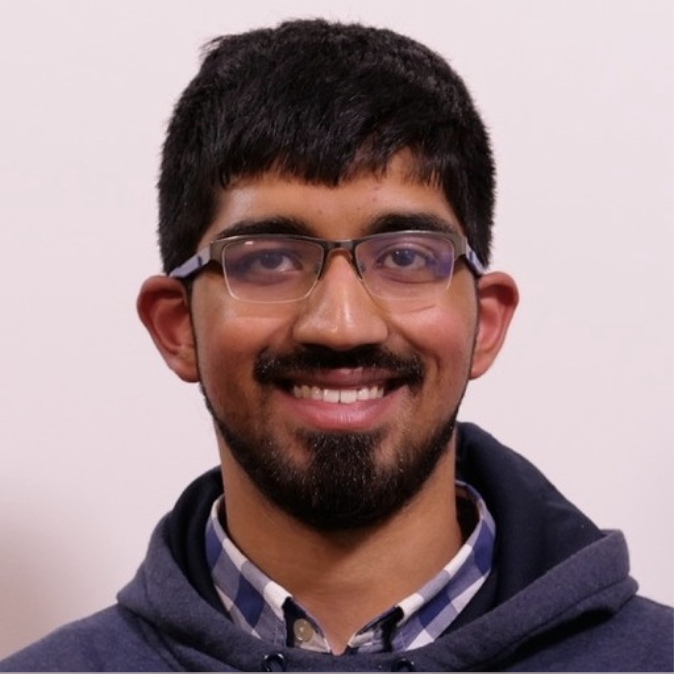
#> input picture static/mugshot.png, 674 x 674 px
$ python joining_images.py
#> lines starting #> are read from the running program, lines starting #| are printed output that depends on the picture
import cv2
import numpy as np

# Chapter 6 - Joining images
# useful for when you are working with LOTS of images

'''
The  following function is copied from the website of Murtaza Hassan:
https://www.murtazahassan.com/learn-opencv-in-3-hours-chapter-6/
'''


def stack_images(scale, img_array):
    """
    This function handles joining images and offers two main improvements
    over the opencv built-in methods:
        1. Images can be resized
        2. Images do not need to have the same number of "channels"
            (either both being RGB, or both being black and white)

    Thanks to these improvements, the function is able to construct joined
    images in both the horizontal and vertical directions.

    """
    rows = len(img_array)
    cols = len(img_array[0])
    rows_available = isinstance(img_array[0], list)
    width = img_array[0][0].shape[1]
    height = img_array[0][0].shape[0]
    if rows_available is True:
        for x in range(rows):
            for y in range(cols):
                if img_array[x][y].shape[:2] == img_array[0][0].shape[:2]:
                    img_array[x][y] = cv2.resize(img_array[x][y],
                                                 (0, 0), None, scale, scale)
                else:
                    img_array[x][y] = cv2.resize(img_array[x][y],
                                                 (img_array[0][0].shape[1],
                                                 img_array[0][0].shape[0]),
                                                 None, scale, scale)
                if len(img_array[x][y].shape) == 2:
                    img_array[x][y] = cv2.cvtColor(img_array[x][y],
                                                   cv2.COLOR_GRAY2BGR)
        img_blank = np.zeros((height, width, 3), np.uint8)
        hor = [img_blank] * rows
        hor_con = [img_blank] * rows
        for x in range(0, rows):
            hor[x] = np.hstack(img_array[x])
        ver = np.vstack(hor)
    else:
        for x in range(0, rows):
            if img_array[x].shape[:2] == img_array[0].shape[:2]:
                img_array[x] = cv2.resize(img_array[x],
                                          (0, 0), None, scale, scale)
            else:
                img_array[x] = cv2.resize(img_array[x], (img_array[0].shape[1],
                                          img_array[0].shape[0]), None, scale,
                                          scale)
            if len(img_array[x].shape) == 2:
                img_array[x] = cv2.cvtColor(img_array[x], cv2.COLOR_GRAY2BGR)
        hor = np.hstack(img_array)
        ver = hor
    return ver


if __name__ == '__main__':
    img = cv2.imread("static/mugshot.png")
#> img is the input picture: shape (674, 674, 3); mean B, G, R 134.8, 131.7, 153

    # create a horizontal stack
    # img_hor = np.hstack((img, img))
    # create a vertical stack
    # img_ver = np.vstack((img, img))

    # joining using the custom function above
    img_gray = cv2.cvtColor(img, cv2.COLOR_BGR2GRAY)  # converts RBG to B&W
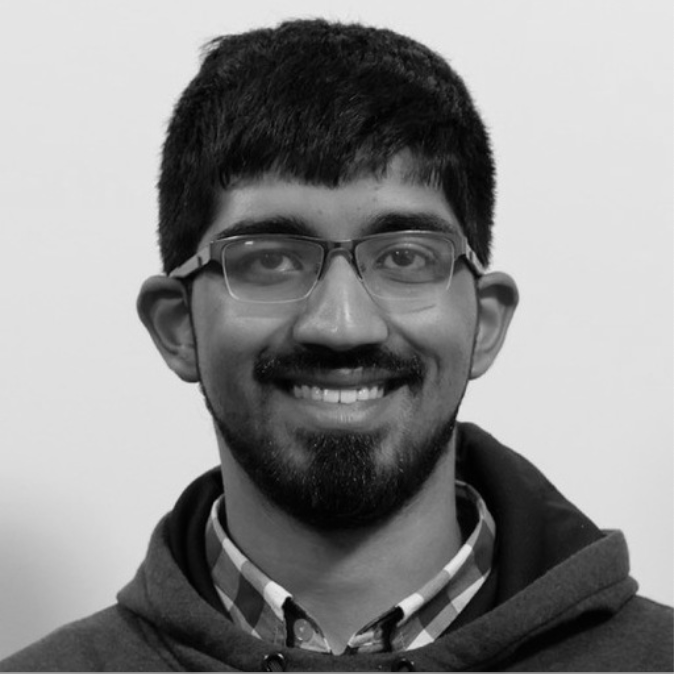
#> img_gray: shape (674, 674); min 0, max 236, mean 138.4
    img_stack = stack_images(0.5, ([img, img_gray, img],  # hor and ver stack
                                   [img, img, img]))  # must be square matrix
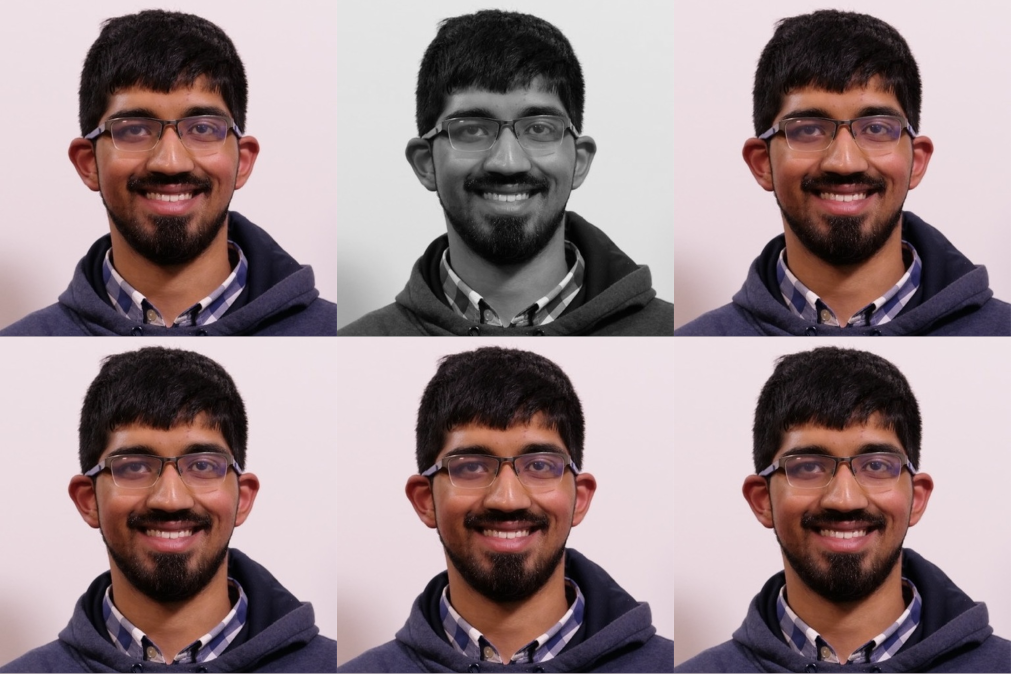
#> img_stack: shape (674, 1011, 3); mean B, G, R 135.5, 132.9, 150.7

    # Show the images
    # cv2.imshow("Horizontal", img_hor)
    # cv2.imshow("Vertical", img_ver)
    cv2.imshow("Image Stack", img_stack)

    cv2.waitKey(100000)

$ run again, with static/kaaba.png copied over static/mugshot.png
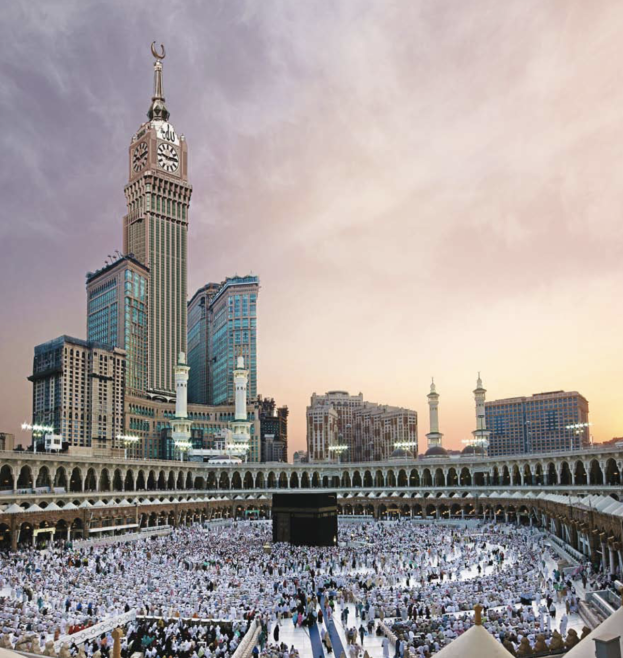
#> input picture static/kaaba.png, 1246 x 1316 px (shown at 1/2 size)
#> img is the input picture: shape (1316, 1246, 3); mean B, G, R 155.3, 156.2, 164.3
#> `img_gray = cv2.cvtColor(img, cv2.COLOR_BGR2GRAY)`:
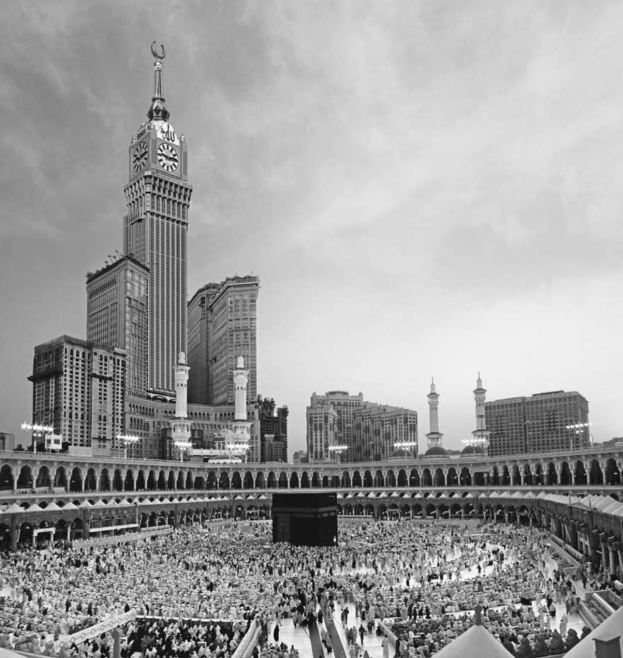
#> img_gray: shape (1316, 1246) (shown at 1/2 size); min 3, max 255, mean 158.5
#> `img_stack = stack_images(0.5, ([img, img_gray, img],`:
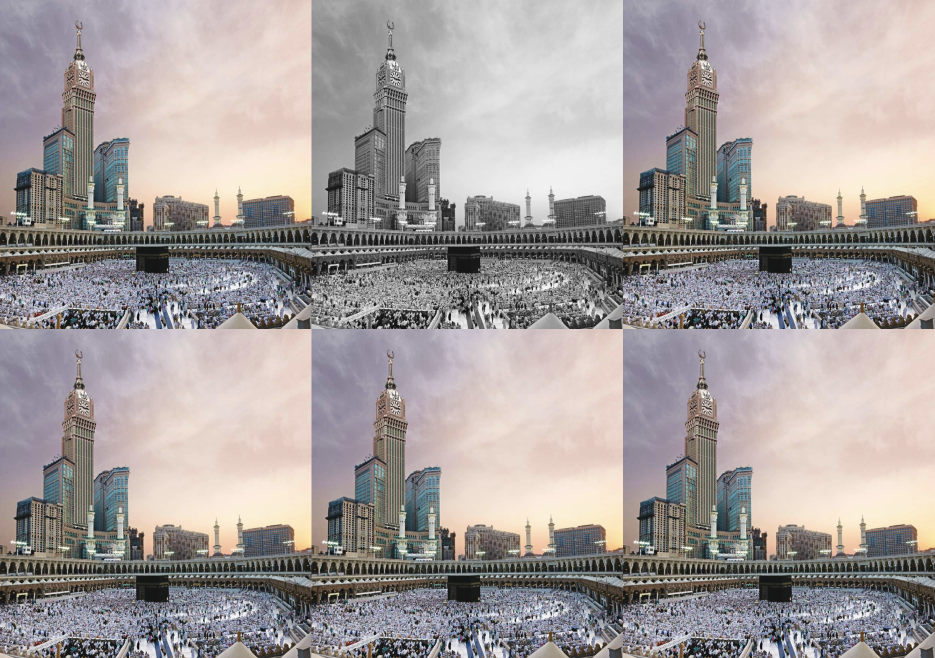
#> img_stack: shape (1316, 1869, 3) (shown at 1/2 size); mean B, G, R 155.9, 156.7, 163.4
